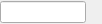
<?xml version="1.0" encoding="UTF-8"?>
<ui version="4.0">
 <class>QHotKeyWidget</class>
 <widget class="QWidget" name="QHotKeyWidget">
  <property name="geometry">
   <rect>
    <x>0</x>
    <y>0</y>
    <width>102</width>
    <height>24</height>
   </rect>
  </property>
  <layout class="QHBoxLayout" name="horizontalLayout">
   <property name="spacing">
    <number>0</number>
   </property>
   <property name="leftMargin">
    <number>0</number>
   </property>
   <property name="topMargin">
    <number>0</number>
   </property>
   <property name="rightMargin">
    <number>0</number>
   </property>
   <property name="bottomMargin">
    <number>0</number>
   </property>
   <item>
    <widget class="QLineEditHotkey" name="key"/>
   </item>
   <item>
    <widget class="QPushButton" name="pushButton">
     <property name="minimumSize">
      <size>
       <width>16</width>
       <height>16</height>
      </size>
     </property>
     <property name="maximumSize">
      <size>
       <width>16</width>
       <height>16</height>
      </size>
     </property>
     <property name="toolTip">
      <string>Reset</string>
     </property>
     <property name="icon">
      <iconset resource="../UMWP_Autochanger.qrc">
       <normaloff>:/images/icons/bullet_cross.png</normaloff>:/images/icons/bullet_cross.png</iconset>
     </property>
     <property name="flat">
      <bool>true</bool>
     </property>
    </widget>
   </item>
  </layout>
 </widget>
 <customwidgets>
  <customwidget>
   <class>QLineEditHotkey</class>
   <extends>QLineEdit</extends>
   <header>qlineedithotkey.h</header>
  </customwidget>
 </customwidgets>
 <resources>
  <include location="../UMWP_Autochanger.qrc"/>
 </resources>
 <connections/>
</ui>
